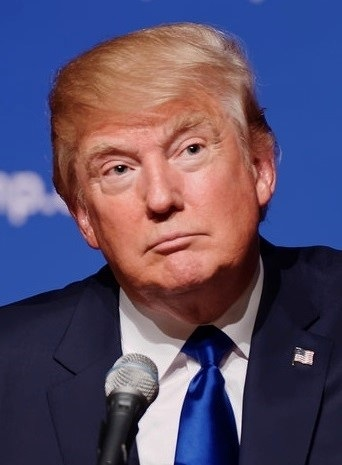
#> input picture images/Trump.jpg, 342 x 465 px
$ jupyter execute --allow-errors '04_Face Detection.ipynb'
#> lines starting #> are read from the running program, lines starting #| are printed output that depends on the picture; after the words box and inside, x2 and y2 are one past the last pixel; in counts of white or black regions, pixels touching at a corner belong together
[cell 1]
###Face & Eye Detection using HAAR Cascade Classifiers

[cell 2]
import numpy as np
import cv2

face_classifier = cv2.CascadeClassifier('Haarcascades/haarcascade_frontalface_default.xml')

image = cv2.imread('images/Trump.jpg')
#> image is the input picture: shape (465, 342, 3); mean B, G, R 104.9, 77.8, 89.5
gray = cv2.cvtColor(image, cv2.COLOR_BGR2GRAY)
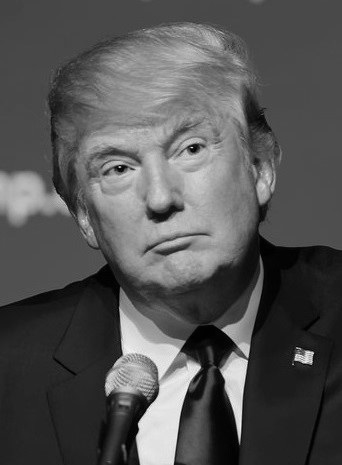
#> gray: shape (465, 342); min 0, max 252, mean 84.4

faces = face_classifier.detectMultiScale(gray, 1.3, 3)
#> faces = [[53, 70, 215, 215]]

if faces is ():
    print("No faces found")

for (x,y,w,h) in faces:
    cv2.rectangle(image, (x,y), (x+w,y+h), (127,0,255), 2)
    cv2.imshow('Face Detection', image)
    cv2.waitKey(0)
#> this loop made 1 pass

cv2.destroyAllWindows()

[cell 3]
###Let's combine face and eye detection

[cell 4]
import numpy as np
import cv2

face_classifier = cv2.CascadeClassifier('Haarcascades/haarcascade_frontalface_default.xml')
eye_classifier = cv2.CascadeClassifier('Haarcascades/haarcascade_eye.xml')

img = cv2.imread('images/Trump.jpg')
gray = cv2.cvtColor(img, cv2.COLOR_BGR2GRAY)

faces = face_classifier.detectMultiScale(gray, 1.3, 5)

if faces is ():
    print("No Face Found")

for (x,y,w,h) in faces:
    cv2.rectangle(img,(x,y),(x+w,y+h),(127,0,255),2)
    cv2.imshow('img',img)
    cv2.waitKey(0)
    roi_gray = gray[y:y+h, x:x+w]
    roi_color = img[y:y+h, x:x+w]
    eyes = eye_classifier.detectMultiScale(roi_gray)
    for (ex,ey,ew,eh) in eyes:
        cv2.rectangle(roi_color,(ex,ey),(ex+ew,ey+eh),(255,255,0),2)
        cv2.imshow('img',img)
        cv2.waitKey(0)
#> this loop made 1 pass
#> (x, y, w, h, eyes) on pass 1: (53, 70, 215, 215, [[54, 86, 25, 25], [114, 57, 43, 43], [43, 72, 48, 48]])
#> img: shape (465, 342, 3); 2.49% of pixels changed, all inside (x1, y1, x2, y2) = (52, 69, 270, 287)
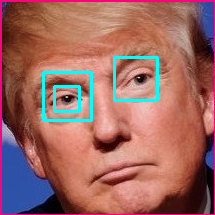
#> roi_color: shape (215, 215, 3); mean B, G, R 98.3, 103.6, 157.4
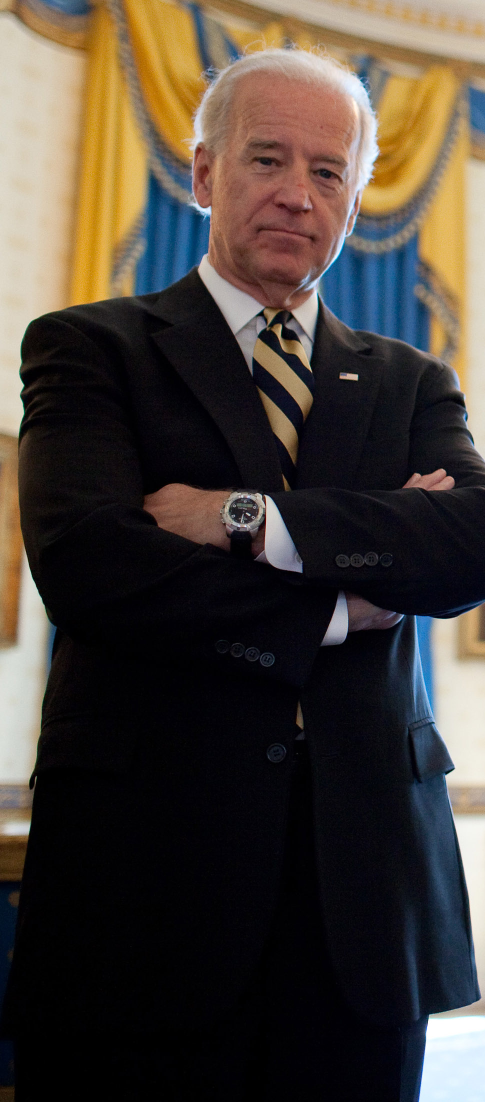
#> input picture face_recognition examples/biden.jpg, 970 x 2204 px, given in place of the camera (shown at 1/2 size)
#> further down, frame is the input picture: shape (2204, 970, 3); mean B, G, R 55.5, 62.7, 70.7

cv2.destroyAllWindows()

[cell 5]
###Let's make a live face & eye detection

[cell 6]
import cv2
import numpy as np

face_classifier = cv2.CascadeClassifier('Haarcascades/haarcascade_frontalface_default.xml')
eye_classifier = cv2.CascadeClassifier('Haarcascades/haarcascade_eye.xml')

def face_detector(img, size=0.5):
#> called with size = 0.5
    gray = cv2.cvtColor(img,cv2.COLOR_BGR2GRAY)
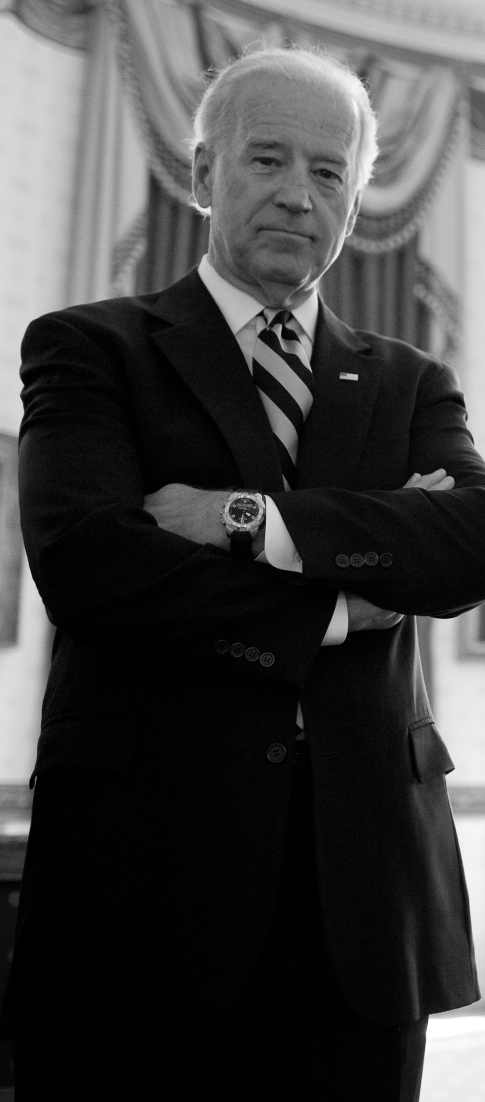
#> gray: shape (2204, 970) (shown at 1/2 size); min 0, max 255, mean 64.3
    faces = face_classifier.detectMultiScale(gray, 1.3, 5)
#> faces = [[426, 213, 312, 312]]
    if faces is ():
        return img

    for (x,y,w,h) in faces:
        x = x - 50
        w = w + 50
        y = y - 50
        h = h + 50
        cv2.rectangle(img,(x,y),(x+w,y+h),(255,0,0),2)
        roi_gray = gray[y:y+h, x:x+w]
        roi_color = img[y:y+h, x:x+w]
        eyes = eye_classifier.detectMultiScale(roi_gray)

        for (ex,ey,ew,eh) in eyes:
            cv2.rectangle(roi_color,(ex,ey),(ex+ew,ey+eh),(0,0,255),2)
#> this loop made 1 pass
#> (x, y, w, h, eyes) on pass 1: (376, 163, 362, 362, [[240, 153, 64, 64], [113, 121, 84, 84]])
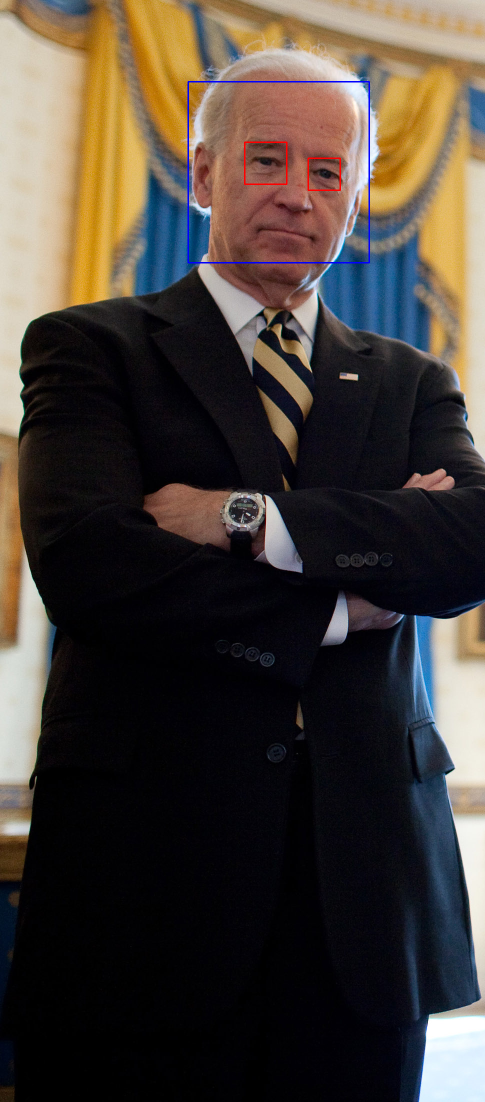
#> img: shape (2204, 970, 3) (shown at 1/2 size); 0.29% of pixels changed, all inside (x1, y1, x2, y2) = (375, 162, 740, 527)
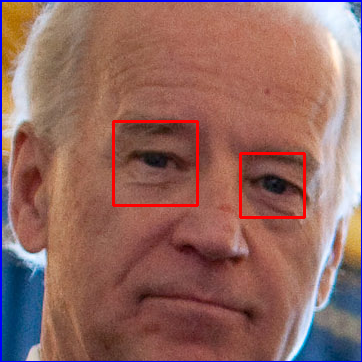
#> roi_color: shape (362, 362, 3); mean B, G, R 97.5, 103.9, 146.6

    roi_color = cv2.flip(roi_color,1)
    return roi_color

cap = cv2.VideoCapture(0)

while True:

    ret, frame = cap.read()
    cv2.imshow('Our Face Extractor', face_detector(frame))
    k = cv2.waitKey(1) & 0xFF
#> (key Esc is pressed here)
    if  k == 27 :
        break

cap.release()
cv2.destroyAllWindows()

[cell 7]
###Merging Faces

[cell 8]
#!/usr/bin/python

# Copyright (c) 2015 Matthew Earl
#
# Permission is hereby granted, free of charge, to any person obtaining a copy
# of this software and associated documentation files (the "Software"), to deal
# in the Software without restriction, including without limitation the rights
# to use, copy, modify, merge, publish, distribute, sublicense, and/or sell
# copies of the Software, and to permit persons to whom the Software is
# furnished to do so, subject to the following conditions:
#
#     The above copyright notice and this permission notice shall be included
#     in all copies or substantial portions of the Software.
#
#     THE SOFTWARE IS PROVIDED "AS IS", WITHOUT WARRANTY OF ANY KIND, EXPRESS
#     OR IMPLIED, INCLUDING BUT NOT LIMITED TO THE WARRANTIES OF
#     MERCHANTABILITY, FITNESS FOR A PARTICULAR PURPOSE AND NONINFRINGEMENT. IN
#     NO EVENT SHALL THE AUTHORS OR COPYRIGHT HOLDERS BE LIABLE FOR ANY CLAIM,
#     DAMAGES OR OTHER LIABILITY, WHETHER IN AN ACTION OF CONTRACT, TORT OR
#     OTHERWISE, ARISING FROM, OUT OF OR IN CONNECTION WITH THE SOFTWARE OR THE
#     USE OR OTHER DEALINGS IN THE SOFTWARE.

[cell 9]
import cv2
import dlib
import numpy
from time import sleep
import sys

PREDICTOR_PATH = "shape_predictor_68_face_landmarks.dat"
SCALE_FACTOR = 1
FEATHER_AMOUNT = 11

FACE_POINTS = list(range(17, 68))
MOUTH_POINTS = list(range(48, 61))
RIGHT_BROW_POINTS = list(range(17, 22))
LEFT_BROW_POINTS = list(range(22, 27))
RIGHT_EYE_POINTS = list(range(36, 42))
LEFT_EYE_POINTS = list(range(42, 48))
NOSE_POINTS = list(range(27, 35))
JAW_POINTS = list(range(0, 17))

ALIGN_POINTS = (LEFT_BROW_POINTS + RIGHT_EYE_POINTS + LEFT_EYE_POINTS +
                               RIGHT_BROW_POINTS + NOSE_POINTS + MOUTH_POINTS)

OVERLAY_POINTS = [
    LEFT_EYE_POINTS + RIGHT_EYE_POINTS + LEFT_BROW_POINTS + RIGHT_BROW_POINTS,
    NOSE_POINTS + MOUTH_POINTS,
]

COLOUR_CORRECT_BLUR_FRAC = 0.6

#> (the rest of this cell did not finish here and is left out)

[cell 10]
###Yawn Detector and Counting

[cell 11]
#!/usr/bin/python

# Copyright (c) 2015 Matthew Earl
#
# Permission is hereby granted, free of charge, to any person obtaining a copy
# of this software and associated documentation files (the "Software"), to deal
# in the Software without restriction, including without limitation the rights
# to use, copy, modify, merge, publish, distribute, sublicense, and/or sell
# copies of the Software, and to permit persons to whom the Software is
# furnished to do so, subject to the following conditions:
#
#     The above copyright notice and this permission notice shall be included
#     in all copies or substantial portions of the Software.
#
#     THE SOFTWARE IS PROVIDED "AS IS", WITHOUT WARRANTY OF ANY KIND, EXPRESS
#     OR IMPLIED, INCLUDING BUT NOT LIMITED TO THE WARRANTIES OF
#     MERCHANTABILITY, FITNESS FOR A PARTICULAR PURPOSE AND NONINFRINGEMENT. IN
#     NO EVENT SHALL THE AUTHORS OR COPYRIGHT HOLDERS BE LIABLE FOR ANY CLAIM,
#     DAMAGES OR OTHER LIABILITY, WHETHER IN AN ACTION OF CONTRACT, TORT OR
#     OTHERWISE, ARISING FROM, OUT OF OR IN CONNECTION WITH THE SOFTWARE OR THE
#     USE OR OTHER DEALINGS IN THE SOFTWARE.

[cell 12]
import cv2
import dlib
import numpy as np


PREDICTOR_PATH = "shape_predictor_68_face_landmarks.dat"
#> (the rest of this cell did not finish here and is left out)

[cell 13]
###Unlock Your Computer With Your Face!

[cell 14]
import cv2
import numpy as np
from os import listdir
from os.path import isfile, join

# Get the training data we previously made
data_path = './faces/user/'
onlyfiles = [f for f in listdir(data_path) if isfile(join(data_path, f))]

# Create arrays for training data and labels
Training_Data, Labels = [], []

# Open training images in our datapath
# Create a numpy array for training data
for i, files in enumerate(onlyfiles):
    image_path = data_path + onlyfiles[i]
    images = cv2.imread(image_path, cv2.IMREAD_GRAYSCALE)
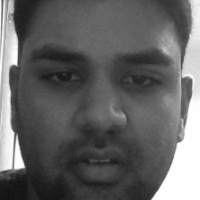
#> input picture faces/user/1.jpg, 200 x 200 px
#> images is the input picture: shape (200, 200); min 18, max 255, mean 99
    Training_Data.append(np.asarray(images, dtype=np.uint8))
    Labels.append(i)

# Create a numpy array for both training data and labels
Labels = np.asarray(Labels, dtype=np.int32)

# Initialize facial recognizer
#> (the rest of this cell did not finish here and is left out)

[cell 15]
###Run Our Facial Recognition
import cv2
import numpy as np


face_classifier = cv2.CascadeClassifier('Haarcascades/haarcascade_frontalface_default.xml')

def face_detector(img, size=0.5):


#> called with size = 0.5
    gray = cv2.cvtColor(img,cv2.COLOR_BGR2GRAY)
    faces = face_classifier.detectMultiScale(gray, 1.3, 5)
#> faces = [[426, 213, 312, 312]]
    if faces is ():
        return img, []

    for (x,y,w,h) in faces:
        cv2.rectangle(img,(x,y),(x+w,y+h),(0,255,255),2)
        roi = img[y:y+h, x:x+w]
        roi = cv2.resize(roi, (200, 200))
#> this loop made 1 pass
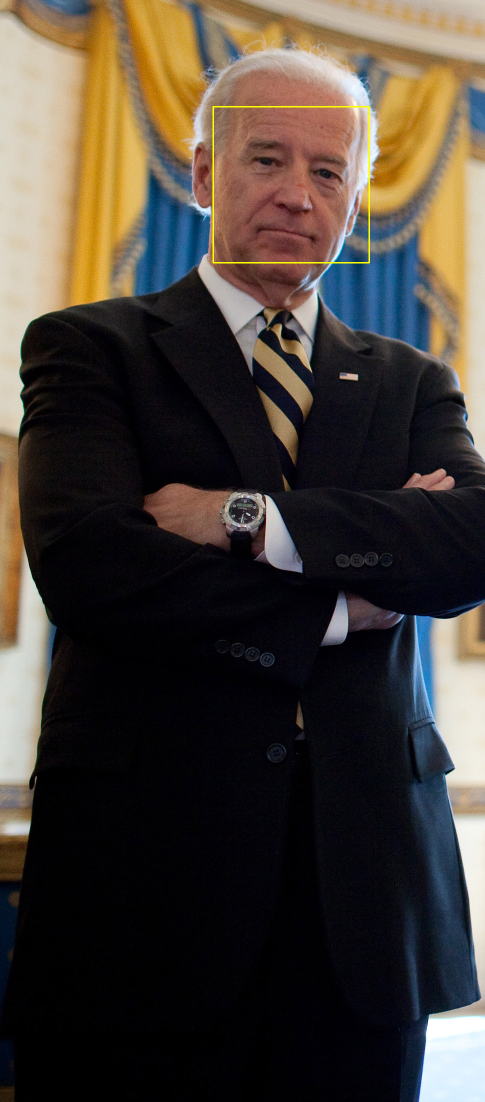
#> img: shape (2204, 970, 3) (shown at 1/2 size); 0.17% of pixels changed, all inside (x1, y1, x2, y2) = (425, 212, 740, 527)
    return img, roi


cap = cv2.VideoCapture(0)

while True:

    ret, frame = cap.read()

    image, face = face_detector(frame)

    try:
        face = cv2.cvtColor(face, cv2.COLOR_BGR2GRAY)
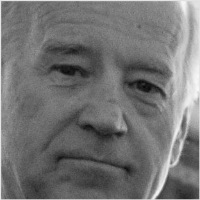
#> face: shape (200, 200); min 7, max 248, mean 114.5

        results = model.predict(face)

        if results[1] < 500:
            confidence = int( 100 * (1 - (results[1])/400) )
            display_string = str(confidence) + '% Confident it is User'

        cv2.putText(image, display_string, (100, 120), cv2.FONT_HERSHEY_COMPLEX, 1, (255,120,150), 2)

        if confidence > 75:
            cv2.putText(image, "Unlocked", (250, 450), cv2.FONT_HERSHEY_COMPLEX, 1, (0,255,0), 2)
            cv2.imshow('Face Recognition', image )
        else:
            cv2.putText(image, "Locked", (250, 450), cv2.FONT_HERSHEY_COMPLEX, 1, (0,0,255), 2)
            cv2.imshow('Face Recognition', image )

    except:
        cv2.putText(image, "No Face Found", (220, 120) , cv2.FONT_HERSHEY_COMPLEX, 1, (0,0,255), 2)
        cv2.putText(image, "Locked", (250, 450), cv2.FONT_HERSHEY_COMPLEX, 1, (0,0,255), 2)
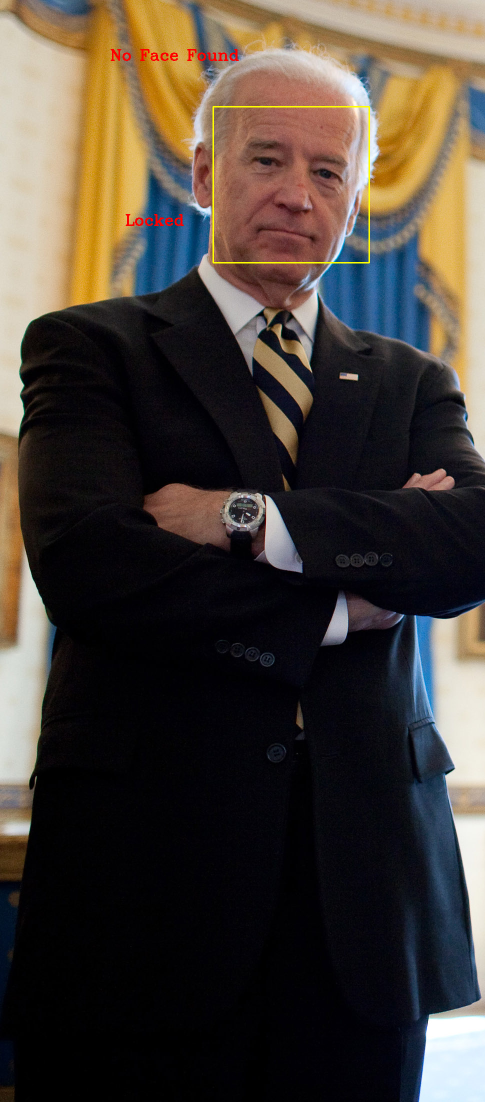
#> image: shape (2204, 970, 3) (shown at 1/2 size); mean B, G, R 55.2, 62.8, 71.1
        cv2.imshow('Face Recognition', image )
        pass

    k = cv2.waitKey(1) & 0xFF
#> (key Esc is pressed here)
    if  k == 27 :
        break

cap.release()
cv2.destroyAllWindows()
